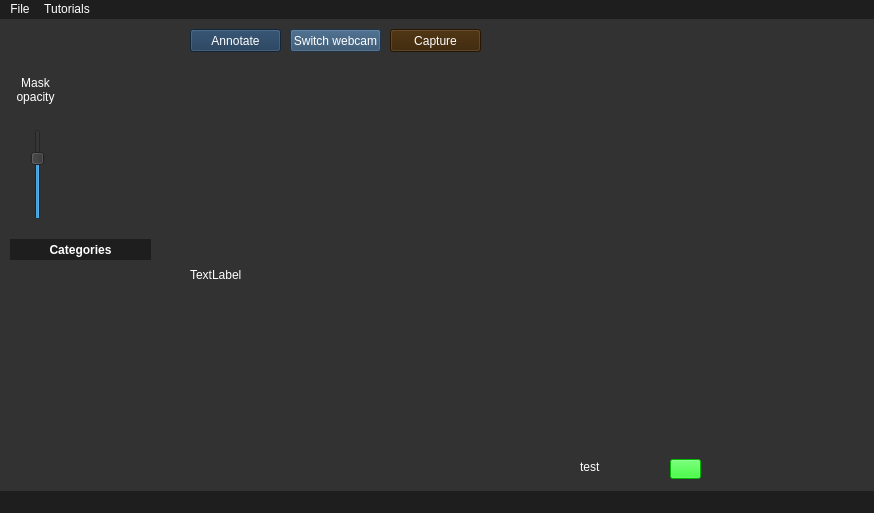
<?xml version="1.0" encoding="UTF-8"?>
<ui version="4.0">
 <class>MainWindow</class>
 <widget class="QMainWindow" name="MainWindow">
  <property name="geometry">
   <rect>
    <x>0</x>
    <y>0</y>
    <width>874</width>
    <height>513</height>
   </rect>
  </property>
  <property name="windowTitle">
   <string>MainWindow</string>
  </property>
  <property name="styleSheet">
   <string notr="true">color: rgb(255, 255, 255);
background-color: rgb(30, 30,30);</string>
  </property>
  <widget class="QWidget" name="centralwidget">
   <property name="styleSheet">
    <string notr="true">background-color: rgb(50, 50, 50);</string>
   </property>
   <widget class="QLabel" name="imageDisplay">
    <property name="geometry">
     <rect>
      <x>190</x>
      <y>50</y>
      <width>711</width>
      <height>411</height>
     </rect>
    </property>
    <property name="text">
     <string>TextLabel</string>
    </property>
    <property name="scaledContents">
     <bool>false</bool>
    </property>
   </widget>
   <widget class="QPushButton" name="btn_annotate">
    <property name="geometry">
     <rect>
      <x>190</x>
      <y>10</y>
      <width>91</width>
      <height>23</height>
     </rect>
    </property>
    <property name="styleSheet">
     <string notr="true">background-color: rgb(24, 53, 82);</string>
    </property>
    <property name="text">
     <string>Annotate</string>
    </property>
   </widget>
   <widget class="QPushButton" name="btn_switch_webcam">
    <property name="geometry">
     <rect>
      <x>290</x>
      <y>10</y>
      <width>91</width>
      <height>23</height>
     </rect>
    </property>
    <property name="styleSheet">
     <string notr="true">background-color: rgb(42, 74, 105);</string>
    </property>
    <property name="text">
     <string>Switch webcam</string>
    </property>
   </widget>
   <widget class="QSlider" name="brush_slider">
    <property name="geometry">
     <rect>
      <x>30</x>
      <y>110</y>
      <width>16</width>
      <height>91</height>
     </rect>
    </property>
    <property name="value">
     <number>70</number>
    </property>
    <property name="orientation">
     <enum>Qt::Vertical</enum>
    </property>
   </widget>
   <widget class="QLabel" name="label_brush_slider">
    <property name="geometry">
     <rect>
      <x>10</x>
      <y>50</y>
      <width>51</width>
      <height>41</height>
     </rect>
    </property>
    <property name="text">
     <string>Mask 
opacity</string>
    </property>
    <property name="alignment">
     <set>Qt::AlignCenter</set>
    </property>
    <property name="margin">
     <number>3</number>
    </property>
   </widget>
   <widget class="QLabel" name="LABEL_categories">
    <property name="geometry">
     <rect>
      <x>10</x>
      <y>220</y>
      <width>141</width>
      <height>21</height>
     </rect>
    </property>
    <property name="font">
     <font>
      <weight>75</weight>
      <bold>true</bold>
     </font>
    </property>
    <property name="styleSheet">
     <string notr="true">background-color: rgb(30,30,30);</string>
    </property>
    <property name="frameShape">
     <enum>QFrame::NoFrame</enum>
    </property>
    <property name="text">
     <string>Categories</string>
    </property>
    <property name="alignment">
     <set>Qt::AlignCenter</set>
    </property>
   </widget>
   <widget class="QWidget" name="cat_opt1_widget" native="true">
    <property name="geometry">
     <rect>
      <x>580</x>
      <y>430</y>
      <width>121</width>
      <height>31</height>
     </rect>
    </property>
    <widget class="QLabel" name="cat_opt1_label">
     <property name="geometry">
      <rect>
       <x>0</x>
       <y>10</y>
       <width>91</width>
       <height>16</height>
      </rect>
     </property>
     <property name="text">
      <string>test</string>
     </property>
    </widget>
    <widget class="QPushButton" name="cat_opt1_button">
     <property name="geometry">
      <rect>
       <x>90</x>
       <y>10</y>
       <width>31</width>
       <height>20</height>
      </rect>
     </property>
     <property name="styleSheet">
      <string notr="true">background-color: rgb(0, 255, 0);</string>
     </property>
     <property name="text">
      <string/>
     </property>
    </widget>
   </widget>
   <widget class="QPushButton" name="btn_capture">
    <property name="geometry">
     <rect>
      <x>390</x>
      <y>10</y>
      <width>91</width>
      <height>23</height>
     </rect>
    </property>
    <property name="styleSheet">
     <string notr="true">background-color: rgb(55, 32, 0);</string>
    </property>
    <property name="text">
     <string>Capture</string>
    </property>
   </widget>
  </widget>
  <widget class="QMenuBar" name="menubar">
   <property name="geometry">
    <rect>
     <x>0</x>
     <y>0</y>
     <width>874</width>
     <height>22</height>
    </rect>
   </property>
   <widget class="QMenu" name="menuFile">
    <property name="title">
     <string>File</string>
    </property>
    <addaction name="actionNew_Project"/>
    <addaction name="actionLoad_Project"/>
   </widget>
   <widget class="QMenu" name="menuTutorials">
    <property name="title">
     <string>Tutorials</string>
    </property>
   </widget>
   <addaction name="menuFile"/>
   <addaction name="menuTutorials"/>
  </widget>
  <widget class="QStatusBar" name="statusbar"/>
  <action name="actionNew_Project">
   <property name="text">
    <string>New Project</string>
   </property>
   <property name="shortcut">
    <string>Ctrl+N</string>
   </property>
  </action>
  <action name="actionLoad_Project">
   <property name="text">
    <string>Load Project</string>
   </property>
   <property name="shortcut">
    <string>Ctrl+L</string>
   </property>
  </action>
 </widget>
 <resources/>
 <connections/>
</ui>
